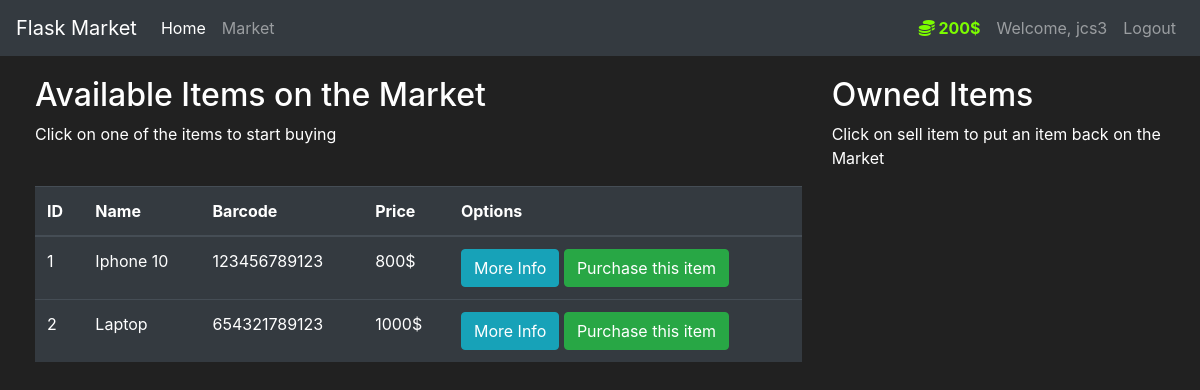
The page /market (signed in) on the database its author committed.
### FlaskMarket/market/models.py (models this page shows, shortened)
class User(db.Model, UserMixin):
    id = db.Column(db.Integer(), primary_key=True)
    username = db.Column(db.String(length=30), nullable=False, unique=True)
    email_address = db.Column(db.String(length=50), nullable=False, unique=True)
    password_hash = db.Column(db.String(length=60), nullable=False, default=1000)
    budget = db.Column(db.Integer(), nullable=False, default=1000)
    items = db.relationship('Item', backref='owned_user', lazy=True)
    @property
    def prettier_budget(self):
        if len(str(self.budget)) >= 4:
            return f'{str(self.budget)[:-3]},{str(self.budget)[-3:]}$'
        else:
            return f"{self.budget}$"
    @property
    def password(self):
        return self.password

class Item(db.Model):
    id = db.Column(db.Integer(), primary_key=True)
    name = db.Column(db.String(length=30), nullable=False, unique=True)
    price = db.Column(db.Integer(), nullable=False)
    barcode = db.Column(db.String(length=12), nullable=False, unique=True)
    description = db.Column(db.String(length=1024), nullable=False, unique=True)
    owner = db.Column(db.Integer(), db.ForeignKey('user.id'))

### FlaskMarket/market/routes.py (the view, shortened to what this page needs)
@app.route('/market', methods=['GET', 'POST'])
@login_required
def market_page():
    purchase_form = PurchaseItemForm()
    selling_form = SellItemForm()
    if request.method == "GET":
        items = Item.query.filter_by(owner=None)
        owned_items = Item.query.filter_by(owner=current_user.id)
        return render_template('market.html', items=items, purchase_form=purchase_form, owned_items=owned_items, selling_form=selling_form)

### FlaskMarket/market/models.py (called while the page is built)
@login_manager.user_loader
def load_user(user_id):
    return User.query.get(int(user_id))

### FlaskMarket/market/templates/market.html (shortened to what this page needs)
{% extends 'base.html' %}
{% block content %}
<div class="row" style="margin-top:20px; margin-left:20px">
   <div class="col-8">
        <h2>Available Items on the Market</h2>
        <p>Click on one of the items to start buying</p>
        <br>
      <table class="table table-hover table-dark">
         <thead>
            <tr>
               <th scope="col">ID</th>
               <th scope="col">Name</th>
               <th scope="col">Barcode</th>
               <th scope="col">Price</th>
               <th scope="col">Options</th>
            </tr>
         </thead>
         <tbody>
            {% for item in items %}
            <tr>
               <td>{{ item.id }}</td>
               <td>{{ item.name }}</td>
               <td>{{ item.barcode }}</td>
               <td>{{ item.price }}$</td>
               <td>
                  <button class="btn btn-outline btn-info" data-toggle="modal" data-target="#Modal-MoreInfo-{{ item.id }}">More Info</button>
                  <button class="btn btn-outline btn-success" data-toggle="modal" data-target="#Modal-PurchaseConfirm-{{ item.id }}">Purchase this item</button>
               </td>
            </tr>
            {% endfor %}
         </tbody>
      </table>
   </div>
   <div class="col-4">
        <h2>Owned Items</h2>
        <p>Click on sell item to put an item back on the Market </p>
        <br>
   </div>
</div>
{% endblock %}

### FlaskMarket/market/templates/base.html (shortened to what this page needs)
<!doctype html>
<html lang="en">
   <head>
      <link rel="stylesheet" href="https://cdn.jsdelivr.net/npm/bootstrap@4.5.3/dist/css/bootstrap.min.css">
   </head>
   <body>
      <nav class="navbar navbar-expand-md navbar-dark bg-dark">
         <a class="navbar-brand" href="#">Flask Market</a>
         <div class="collapse navbar-collapse" id="navbarNav">
            <ul class="navbar-nav mr-auto">
               <li class="nav-item active">
                  <a class="nav-link" href="{{ url_for('home_page') }}">Home <span class="sr-only">(current)</span></a>
               </li>
               <li class="nav-item">
                  <a class="nav-link" href="{{ url_for('market_page') }}">Market</a>
               </li>
            </ul>
            {% if current_user.is_authenticated %}
            <ul class="navbar-nav">
               <li class="nav-item">
                  <a class="nav-link" style="color: lawngreen; font-weight: bold">
                  <i class="fas fa-coins"></i>
                  {{ current_user.prettier_budget}}
                  </a>
               </li>
               <li class="nav-item">
                  <a class="nav-link">Welcome, {{ current_user.username }}</a>
               </li>
               <li class="nav-item">
                  <a class="nav-link" href="{{ url_for('logout_page') }}">Logout</a>
               </li>
            </ul>
            {% endif %}
         </div>
      </nav>
      {% block content %}
      {% endblock %}
   </body>
</html>

### FlaskMarket/market/templates/base.html (style rules this page uses)
body { background-color: #212121; color: white }

### rows shown on the page
User: prettier_budget "200$", username "jcs3"
Item: id "1", name "Iphone 10", barcode "123456789123", price "800"
Item: id "2", name "Laptop", barcode "654321789123", price "1000"
